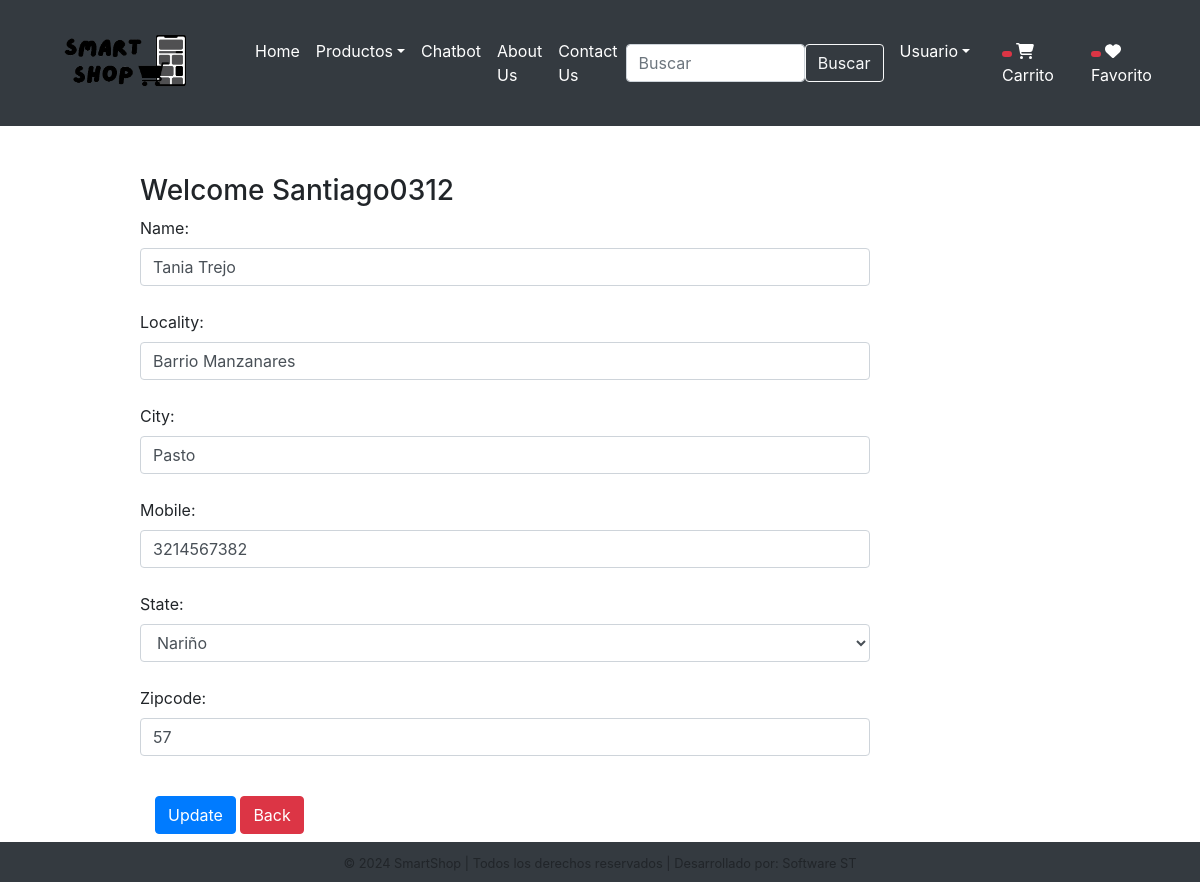
Page /updateAddress/1 (signed in) on the committed database.
### app/models.py (models this page shows, shortened)
class Customer(models.Model):
    user = models.ForeignKey(User,on_delete=models.CASCADE)
    name = models.CharField(max_length=200)
    locality = models.CharField(max_length=200)
    city = models.CharField(max_length=50)
    mobile = models.IntegerField(default=0)
    zipcode = models.IntegerField(default=0)
    state = models.CharField(choices=STATE_CHOICES,max_length=100)

### app/views.py (the view, shortened to what this page needs)
# urls.py: path('updateAddress/<int:pk>', views.updateAddress.as_view(), name='updateAddress'),
@method_decorator(login_required,name='dispatch')
class updateAddress(View):
    def get(self,request,pk):
        add = Customer.objects.get(pk=pk)
        form = CustomerProfileForm(instance=add)
        totalitem = 0
        wishitem = 0
        if request.user.is_authenticated:
            totalitem = len(Cart.objects.filter(user=request.user))
            wishitem= len(Wishlist.objects.filter(user=request.user))
        return render(request, 'app/updateAddress.html',locals())

### app/forms.py
class CustomerProfileForm(forms.ModelForm):
    class Meta:
        model = Customer
        fields=['name','locality','city','mobile','state','zipcode']
        widgets={
            'name':forms.TextInput(attrs={'class':'form-control'}),
            'locality':forms.TextInput(attrs={'class':'form-control'}),
            'city':forms.TextInput(attrs={'class':'form-control'}),
            'mobile':forms.NumberInput(attrs={'class':'form-control'}),
            'state':forms.Select(attrs={'class':'form-control'}),
            'zipcode':forms.NumberInput(attrs={'class':'form-control'}),
        }

### app/templates/app/updateAddress.html (shortened to what this page needs)
{% extends "app/base.html" %}
{% load static %}
{% block main-content %}
<div class="container my-5">
    <div class="row">
        <div class="col-sm-10 offset-sm-1">
            <h3>Welcome <span class="text-capitalize">{{ request.user }}</span></h3>
        </div>
        <div class="col-sm-8 offset-sm-1">
            <form action="" method="post">
                {% for fm in form %}
                    {{fm.label_tag}} {{fm}} <small class="text-danger">{{fm.errors|striptags}}</small><br>
                {% endfor %}
                <div class="col-12 mt-3">
                    <button type="submit" class="btn btn-primary">Update</button>
                    <a href="{% url "address" %}" type="button" class="btn btn-danger">Back</a>
                </div>
            </form>
    </div>
</div>
{% endblock main-content %}

### rows in the picture
Customer: form "Tania Trejo" "Barrio Manzanares" "Pasto" "3214567382" "Nariño" "57"

### other values in the picture
{{ request.user }} "Santiago0312"
{{ fm.label_tag }} "Name:" "Locality:" "City:" "Mobile:" "State:" "Zipcode:"
